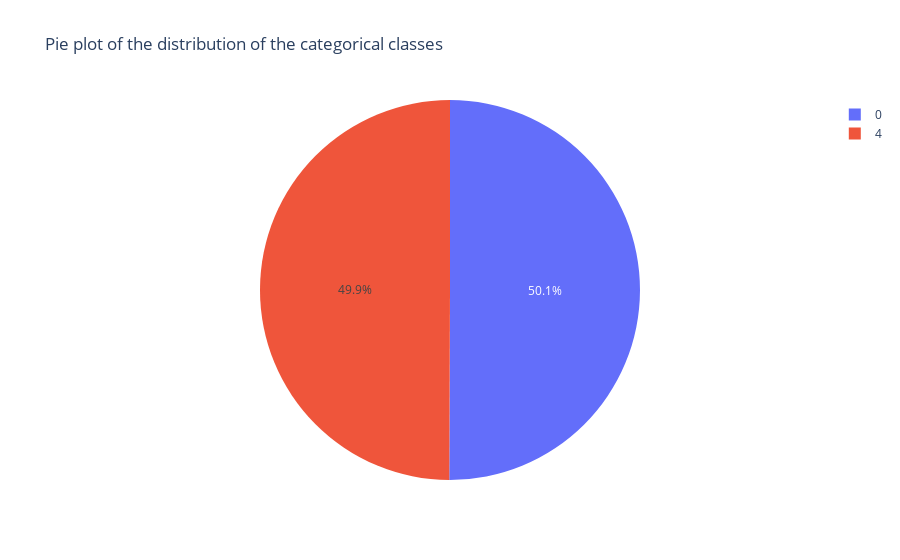

Write notebook code for a chart like this one.
### Code cell
# create the trace
trace = go.Pie(
    labels = class_group_counts.sentiment,
    values = class_group_counts.text
)

data = [trace]
layout = go.Layout(title="Pie plot of the distribution of the categorical classes")

fig = go.Figure(data = data,layout=layout)
fig.show()

### Figure 1 — Plotly figure (JSON) as saved in the notebook; plotly's stock layout.template omitted (floating-point values rounded to 4 significant figures)
{"data": [{"labels": [0, 4], "type": "pie", "values": [120144, 119856]}], "layout": {"title": {"text": "Pie plot of the distribution of the categorical classes"}}}
